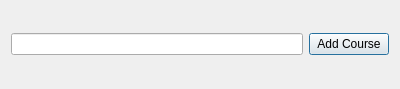
<?xml version="1.0" encoding="UTF-8"?>
<ui version="4.0">
 <class>Dialog</class>
 <widget class="QDialog" name="Dialog">
  <property name="geometry">
   <rect>
    <x>0</x>
    <y>0</y>
    <width>400</width>
    <height>89</height>
   </rect>
  </property>
  <property name="windowTitle">
   <string>Dialog</string>
  </property>
  <layout class="QHBoxLayout" name="horizontalLayout">
   <item>
    <widget class="QLineEdit" name="lineEdit_courseName"/>
   </item>
   <item>
    <widget class="QPushButton" name="pushButton_addCourse">
     <property name="text">
      <string>Add Course</string>
     </property>
    </widget>
   </item>
  </layout>
 </widget>
 <layoutdefault spacing="6" margin="11"/>
 <resources/>
 <connections/>
</ui>
